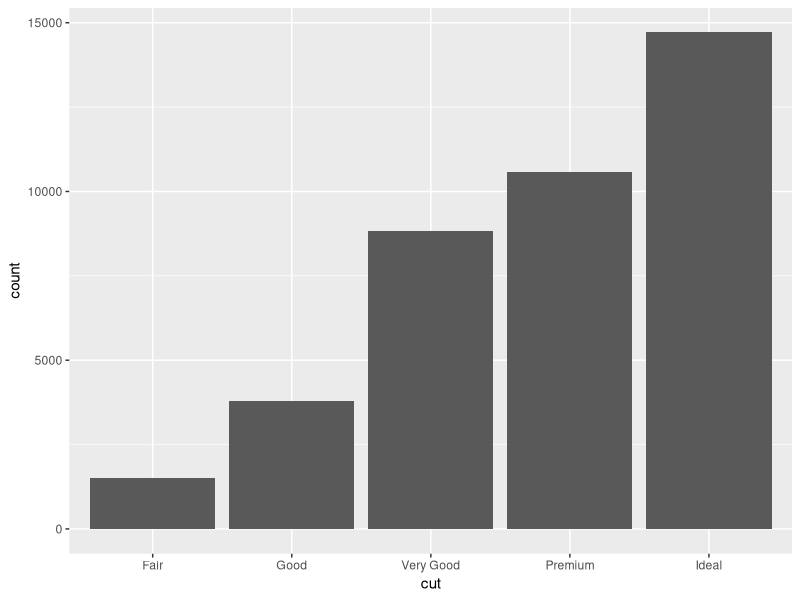
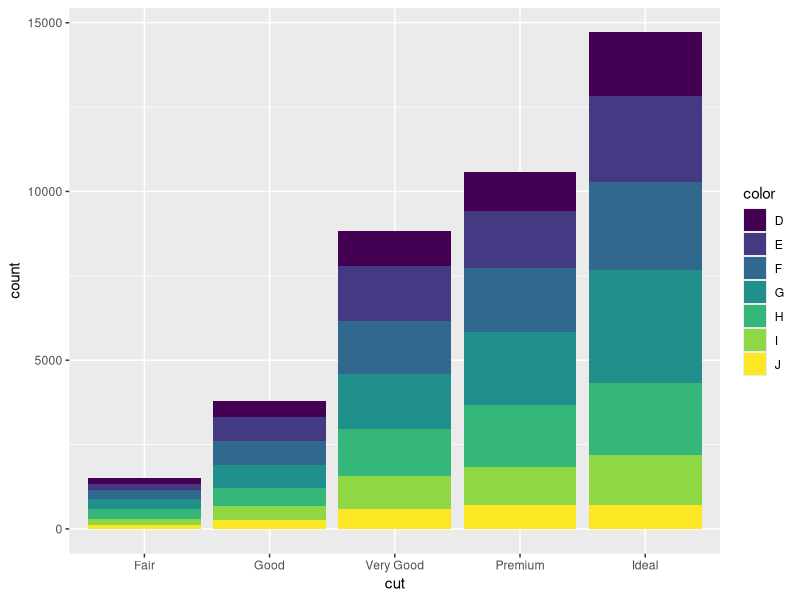
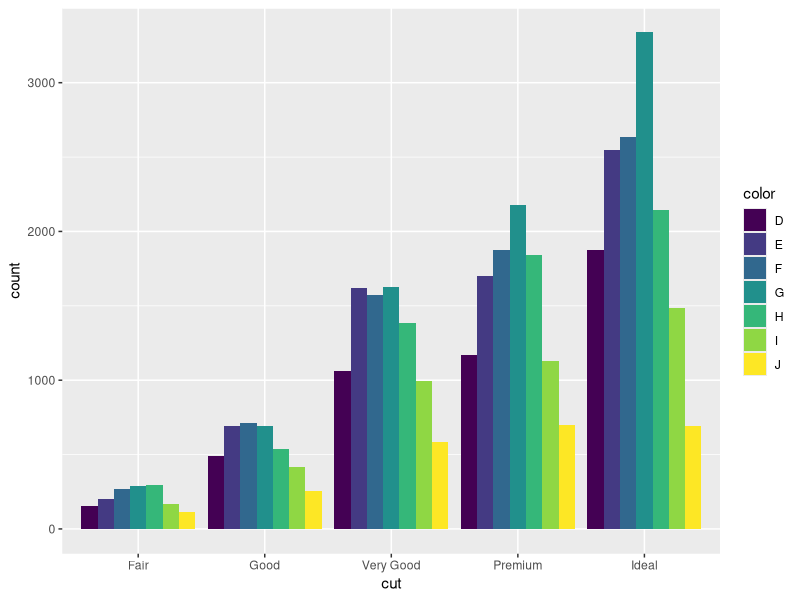
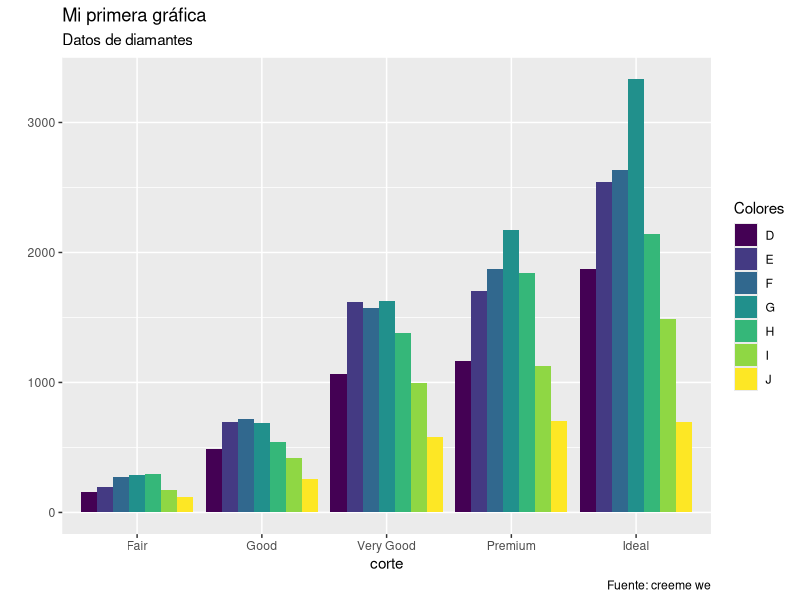
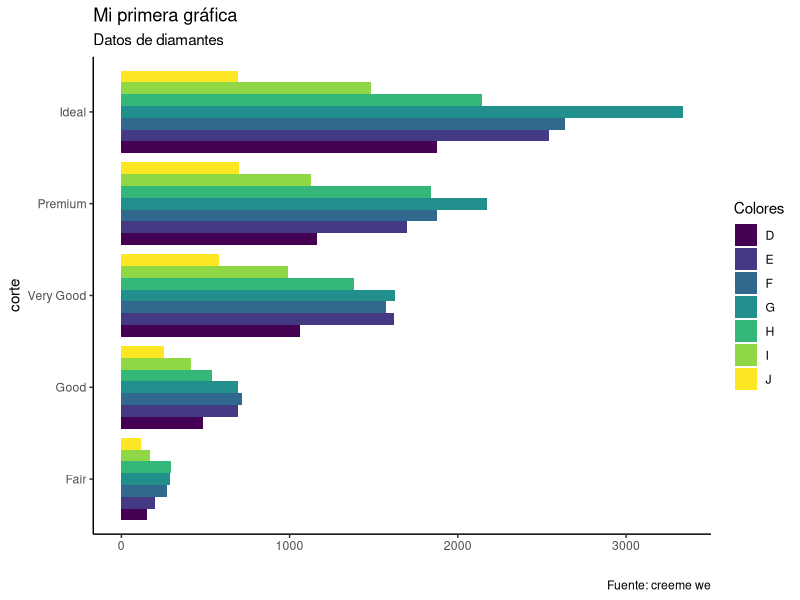

These charts were generated, in order, by the following R code:
## ---- chunk 1
library(dplyr)
library(ggplot2)
## ---- chunk 2
datos <- diamonds

dim(datos)
## ---- chunk 3
summary(datos)

datos <- datos %>% 
  select(-c(x, y, z)) %>% 
  filter(price >= 1000)
## ---- chunk 4
ggplot(datos, aes(x = cut)) +
  geom_bar()
## ---- chunk 5
ggplot(datos, aes(x = cut, fill = color)) +
  geom_bar()
## ---- chunk 6
ggplot(datos, aes(x = cut, fill = color)) +
  geom_bar(position = "dodge")
## ---- chunk 7
ggplot(datos, aes(x = cut, fill = color)) +
  geom_bar(position = "dodge") +
  labs(title = "Mi primera gráfica",
       subtitle = "Datos de diamantes",
       y = "", x = "corte", 
       caption = "Fuente: creeme we",
       fill = "Colores")
## ---- chunk 8
ggplot(datos, aes(x = cut, fill = color)) +
  geom_bar(position = "dodge") +
  labs(title = "Mi primera gráfica",
       subtitle = "Datos de diamantes",
       y = "", x = "corte", 
       caption = "Fuente: creeme we",
       fill = "Colores") +
  coord_flip() + 
  theme_classic()
